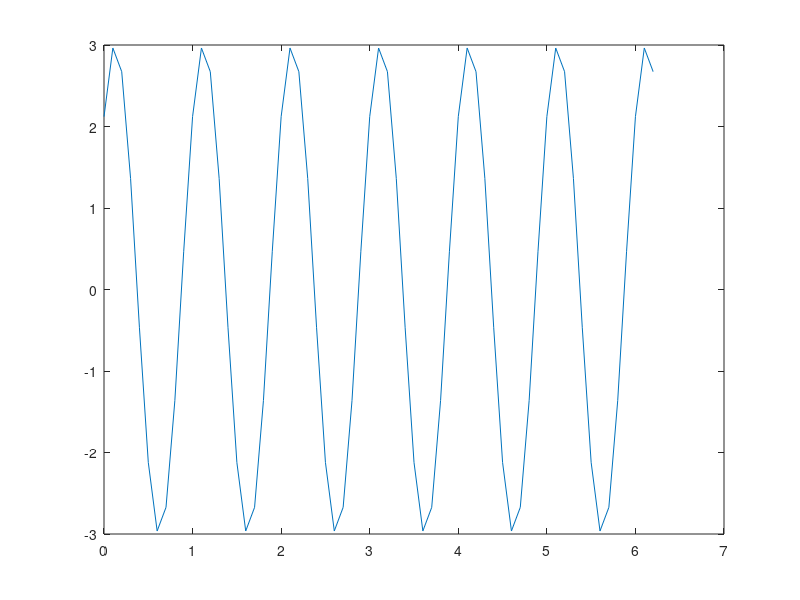
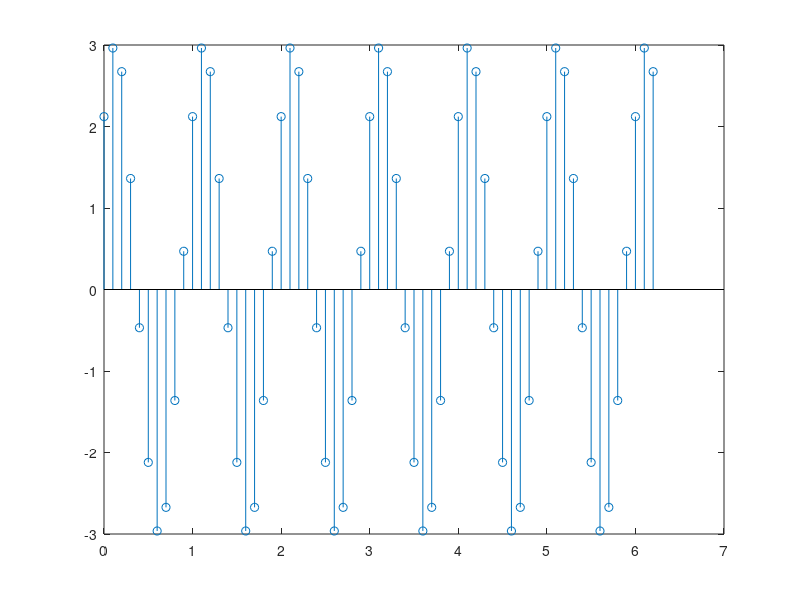

The MATLAB script that drew these images, in order:
%Task 2
%Plotting a cosine graph

% Cosine curve
close all
clear
clc

fs=10; %Sampling frequency in hz. Sampling time is 1/fs
f=1; %frequency of sine wave is 30 hz
phi=-pi/4; % initial phase
w=2*pi*f; %Omega(angular velocity)
a=3; %amplitude

t=0:1/fs:2*pi;
y=a*cos(w*t+phi);

figure;
plot(t,y);
figure;
stem(t,y);